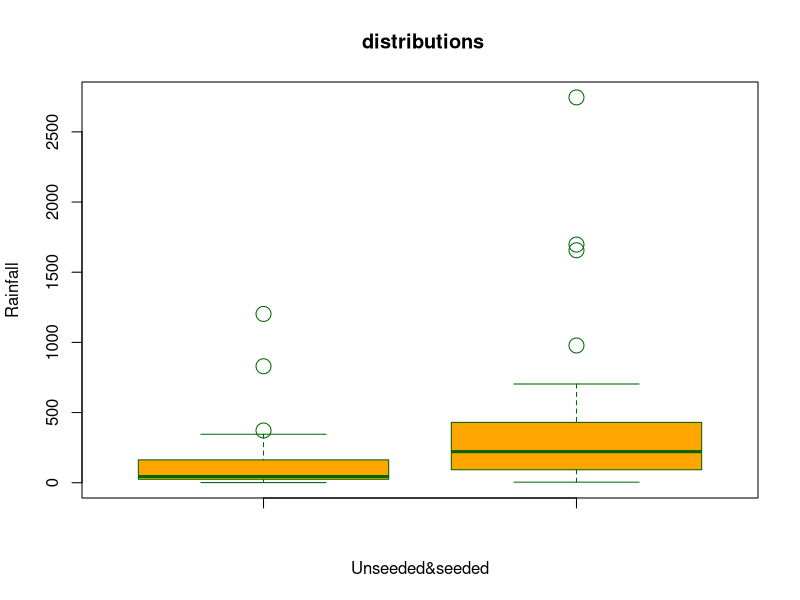

Source code (R):
library(tidyr)
library(dplyr)
library(ggplot2)
#1.1
Unseeded_Rainfall<-c(1202.6, 830.1, 372.4, 345.5, 321.2, 244.3, 163.0, 147.8, 95.0, 87.0, 81.2, 68.5, 47.3, 41.1, 36.6, 29.0, 28.6, 26.3, 26.0, 24.4, 21.4, 17.3, 11.5, 4.9, 4.9, 1.0)
seeded_Rainfall<-c(2745.6, 1697.1, 1656.4, 978.0, 703.4, 489.1, 430.0, 334.1, 302.8, 274.7, 274.7, 255.0, 242.5, 200.7, 198.6, 129.6, 119.0, 118.3, 115.3, 92.4, 40.6, 32.7, 31.4, 17.5, 7.7, 4.1)


boxplot(Unseeded_Rainfall,seeded_Rainfall,
        xlab = "Unseeded&seeded",
        ylab = "Rainfall",
        main = " distributions",
        cex = 2,
        col = "orange",
        border = "darkgreen" )
#可以看出有播种的降水总体高于无播种的降水
#1.2
t.test(Unseeded_Rainfall, seeded_Rainfall)
#可以看出人工降雨总体高于非人工降雨，但是从t检验来看，p=0.5376,在5%的水平上认为人工降雨与降雨量无关

# good work
